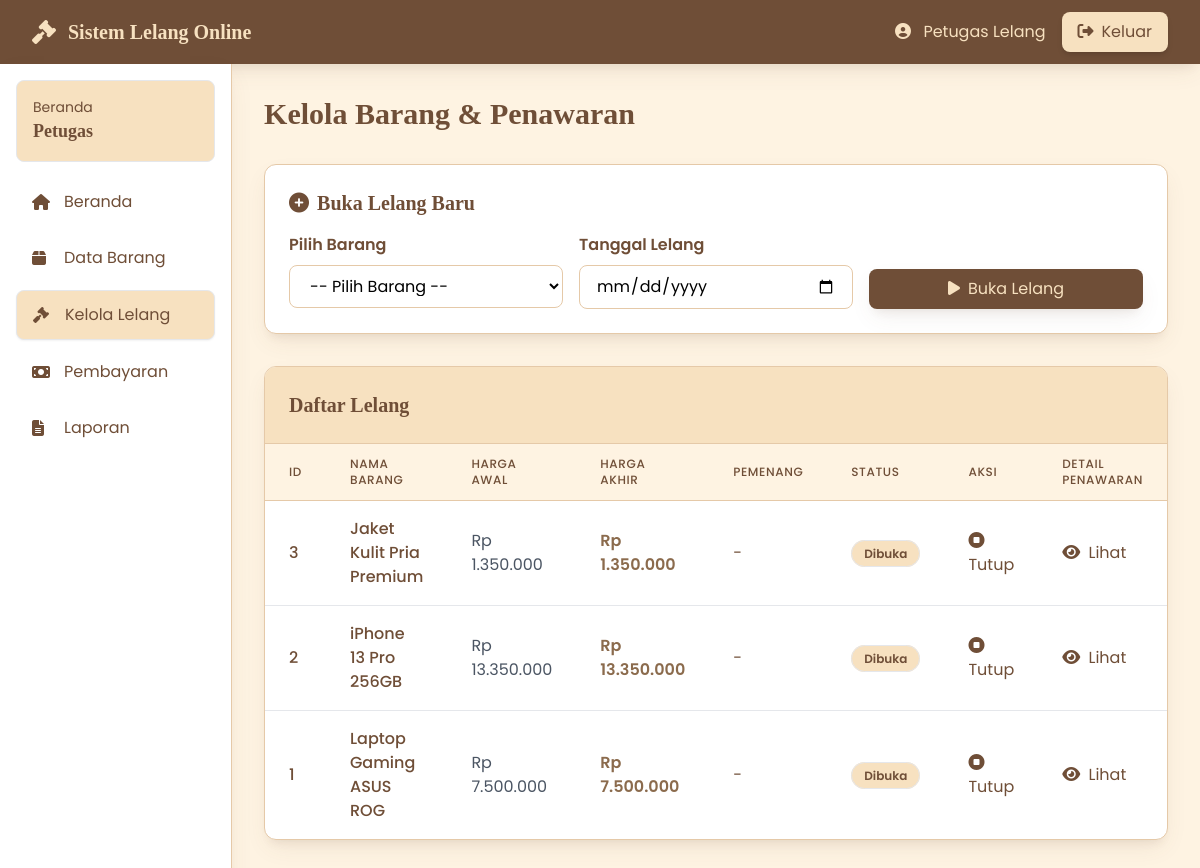
Screenshot of /petugas/kelola_lelang.php (signed in) with the database file from the repository.
### tables this page shows
CREATE TABLE tb_lelang (
    id_lelang INT(11) PRIMARY KEY AUTO_INCREMENT,
    id_barang INT(11) NOT NULL,
    tgl_lelang DATE NOT NULL,
    harga_akhir DECIMAL(15,2) DEFAULT 0,
    id_user INT(11),
    id_petugas INT(11),
    status ENUM('dibuka', 'ditutup') DEFAULT 'dibuka',
    created_at TIMESTAMP DEFAULT CURRENT_TIMESTAMP,
    FOREIGN KEY (id_barang) REFERENCES tb_barang(id_barang),
    FOREIGN KEY (id_user) REFERENCES tb_user(id_user),
    FOREIGN KEY (id_petugas) REFERENCES tb_user(id_user)
);

CREATE TABLE tb_barang (
    id_barang INT(11) PRIMARY KEY AUTO_INCREMENT,
    nama_barang VARCHAR(100) NOT NULL,
    tgl VARCHAR(20) NOT NULL,
    harga_awal DECIMAL(15,2) NOT NULL,
    deskripsi_barang TEXT,
    gambar VARCHAR(255),
    status_barang ENUM('pending', 'dibuka', 'ditutup') DEFAULT 'pending',
    created_at TIMESTAMP DEFAULT CURRENT_TIMESTAMP
);

### config/config.php (called while the page is built, shortened)
<?php
function formatRupiah($angka) {
    return 'Rp ' . number_format($angka, 0, ',', '.');
}
?>

### petugas/kelola_lelang.php (the view, shortened to what this page needs)
<?php
require_once('../config/config.php');
$lelang = mysqli_query($conn, "SELECT l.*, b.nama_barang, b.harga_awal, u.nama_lengkap as pemenang
                               FROM tb_lelang l
                               JOIN tb_barang b ON l.id_barang = b.id_barang
                               LEFT JOIN tb_user u ON l.id_user = u.id_user
                               ORDER BY l.id_lelang DESC");
?>
<!DOCTYPE html>
<html lang="id">
<head>
    <script src="https://cdn.tailwindcss.com"></script>
    <link rel="stylesheet" href="https://cdnjs.cloudflare.com/ajax/libs/font-awesome/6.4.0/css/all.min.css">
</head>
<body class="bg-biscuit-light">
    <nav class="bg-coffee shadow-warm">
        <div class="max-w-7xl mx-auto px-4 sm:px-6 lg:px-8">
            <div class="flex justify-between h-16">
                <div class="flex items-center">
                    <i class="fas fa-gavel text-biscuit text-2xl mr-3"></i>
                    <span class="text-biscuit text-xl font-bold font-serif">Sistem Lelang Online</span>
                </div>
                <div class="flex items-center space-x-4">
                    <span class="text-biscuit">
                        <i class="fas fa-user-circle mr-2"></i>
                        <?php echo htmlspecialchars($_SESSION['nama_lengkap']); ?>
                    </span>
                    <a href="../auth/logout.php" class="bg-biscuit hover:bg-biscuit-dark text-coffee px-4 py-2 rounded-lg transition duration-200 shadow-md">
                        <i class="fas fa-sign-out-alt mr-2"></i>Keluar
                    </a>
                </div>
            </div>
        </div>
    </nav>
    <div class="flex">
        <aside class="w-64 bg-white shadow-warm min-h-screen border-r border-biscuit">
            <div class="p-4">
                <div class="bg-biscuit rounded-lg p-4 mb-4 border border-biscuit-dark">
                    <p class="text-sm text-coffee">Beranda</p>
                    <p class="text-lg font-bold text-coffee font-serif">Petugas</p>
                </div>
                <nav class="space-y-2">
                    <a href="dashboard.php" class="flex items-center px-4 py-3 text-coffee hover:bg-biscuit rounded-lg transition duration-200">
                        <i class="fas fa-home w-5"></i><span class="ml-3">Beranda</span>
                    </a>
                    <a href="data_barang.php" class="flex items-center px-4 py-3 text-coffee hover:bg-biscuit rounded-lg transition duration-200">
                        <i class="fas fa-box w-5"></i><span class="ml-3">Data Barang</span>
                    </a>
                    <a href="kelola_lelang.php" class="flex items-center px-4 py-3 bg-biscuit text-coffee rounded-lg shadow-sm border border-biscuit-dark">
                        <i class="fas fa-gavel w-5"></i><span class="ml-3">Kelola Lelang</span>
                    </a>
                    <a href="pembayaran.php" class="flex items-center px-4 py-3 text-coffee hover:bg-biscuit rounded-lg transition duration-200">
                        <i class="fas fa-money-bill w-5"></i><span class="ml-3">Pembayaran</span>
                    </a>
                    <a href="laporan.php" class="flex items-center px-4 py-3 text-coffee hover:bg-biscuit rounded-lg transition duration-200">
                        <i class="fas fa-file-alt w-5"></i><span class="ml-3">Laporan</span>
                    </a>
                </nav>
            </div>
        </aside>
        <main class="flex-1 p-8">
            <h1 class="text-3xl font-bold text-coffee font-serif mb-8">Kelola Barang & Penawaran</h1>
            <div class="bg-white rounded-xl shadow-warm p-6 mb-8 border border-biscuit">
                <h2 class="text-xl font-bold text-coffee font-serif mb-4">
                    <i class="fas fa-plus-circle mr-2"></i>Buka Lelang Baru
                </h2>
                <form method="POST" class="grid grid-cols-1 md:grid-cols-3 gap-4">
                    <div>
                        <label class="block text-coffee font-semibold mb-2">Pilih Barang</label>
                        <select name="id_barang" required class="w-full px-4 py-2 border border-biscuit rounded-lg focus:ring-2 focus:ring-coffee focus:border-coffee bg-white">
                            <option value="">-- Pilih Barang --</option>
                        </select>
                    </div>
                    <div>
                        <label class="block text-coffee font-semibold mb-2">Tanggal Lelang</label>
                        <input type="date" name="tgl_lelang" required
                               class="w-full px-4 py-2 border border-biscuit rounded-lg focus:ring-2 focus:ring-coffee focus:border-coffee bg-white">
                    </div>
                    <div class="flex items-end">
                        <button type="submit" name="create_lelang"
                                class="w-full bg-coffee hover:bg-coffee-dark text-biscuit px-6 py-2 rounded-lg transition duration-200 shadow-warm">
                            <i class="fas fa-play mr-2"></i>Buka Lelang
                        </button>
                    </div>
                </form>
            </div>
            <div class="bg-white rounded-xl shadow-warm overflow-hidden border border-biscuit">
                <div class="p-6 border-b border-biscuit bg-biscuit">
                    <h2 class="text-xl font-bold text-coffee font-serif">Daftar Lelang</h2>
                </div>
                <div class="overflow-x-auto">
                    <table class="w-full">
                        <thead class="bg-biscuit-light">
                            <tr>
                                <th class="px-6 py-3 text-left text-xs font-medium text-coffee uppercase tracking-wider border-b border-biscuit">ID</th>
                                <th class="px-6 py-3 text-left text-xs font-medium text-coffee uppercase tracking-wider border-b border-biscuit">Nama Barang</th>
                                <th class="px-6 py-3 text-left text-xs font-medium text-coffee uppercase tracking-wider border-b border-biscuit">Harga Awal</th>
                                <th class="px-6 py-3 text-left text-xs font-medium text-coffee uppercase tracking-wider border-b border-biscuit">Harga Akhir</th>
                                <th class="px-6 py-3 text-left text-xs font-medium text-coffee uppercase tracking-wider border-b border-biscuit">Pemenang</th>
                                <th class="px-6 py-3 text-left text-xs font-medium text-coffee uppercase tracking-wider border-b border-biscuit">Status</th>
                                <th class="px-6 py-3 text-left text-xs font-medium text-coffee uppercase tracking-wider border-b border-biscuit">Aksi</th>
                                <th class="px-6 py-3 text-left text-xs font-medium text-coffee uppercase tracking-wider border-b border-biscuit">Detail Penawaran</th>
                            </tr>
                        </thead>
                        <tbody class="divide-y divide-biscuit">
                            <?php while($row = mysqli_fetch_assoc($lelang)): ?>
                            <tr class="hover:bg-biscuit-light transition duration-200">
                                <td class="px-6 py-4 font-medium text-coffee"><?php echo $row['id_lelang']; ?></td>
                                <td class="px-6 py-4 font-medium text-coffee"><?php echo htmlspecialchars($row['nama_barang']); ?></td>
                                <td class="px-6 py-4 text-gray-600"><?php echo formatRupiah($row['harga_awal']); ?></td>
                                <td class="px-6 py-4 text-coffee-light font-semibold"><?php echo formatRupiah($row['harga_akhir']); ?></td>
                                <td class="px-6 py-4 text-coffee"><?php echo htmlspecialchars($row['pemenang'] ?? '-'); ?></td>
                                <td class="px-6 py-4">
                                    <?php if($row['status'] == 'dibuka'): ?>
                                        <span class="px-3 py-1 bg-biscuit text-coffee rounded-full text-xs font-semibold border border-biscuit-dark">Dibuka</span>
                                    <?php else: ?>
                                        <span class="px-3 py-1 bg-gray-100 text-gray-600 rounded-full text-xs font-semibold border border-gray-200">Ditutup</span>
                                    <?php endif; ?>
                                </td>
                                <td class="px-6 py-4">
                                    <?php if($row['status'] == 'dibuka'): ?>
                                        <a href="?action=tutup&id=<?php echo $row['id_lelang']; ?>"
                                           onclick="return confirm('Yakin ingin menutup lelang?')"
                                           class="text-coffee hover:text-coffee-light transition duration-200">
                                            <i class="fas fa-stop-circle mr-1"></i> Tutup
                                        </a>
                                    <?php endif; ?>
                                </td>
                                <td class="px-6 py-4">
                                    <a href="detail_lelang_petugas.php?id=<?php echo $row['id_lelang']; ?>" class="text-coffee hover:text-coffee-light transition duration-200">
                                        <i class="fas fa-eye mr-1"></i> Lihat
                                    </a>
                                </td>
                            </tr>
                            <?php endwhile; ?>
                        </tbody>
                    </table>
                </div>
            </div>
        </main>
    </div>
</body>
</html>

### petugas/kelola_lelang.php (style rules this page uses)
* { font-family: 'Poppins', sans-serif; }
h1, h2, h3, h4, h5, h6, .font-serif { font-family: 'Playfair Display', serif; }
.bg-coffee { background-color: #6F4E37; }
.bg-biscuit { background-color: #F7E1C0; }
.bg-biscuit-light { background-color: #FEF3E2; }
.text-coffee { color: #6F4E37; }
.text-coffee-light { color: #8B6B4D; }
.text-biscuit { color: #F7E1C0; }
.border-biscuit { border-color: #E5C9A8; }
.shadow-warm { box-shadow: 0 10px 25px -5px rgba(111,78,55,0.1), 0 8px 10px -6px rgba(111,78,55,0.1); }

### rows the page displays
tb_lelang: id_lelang "3", id_barang.nama_barang "Jaket Kulit Pria Premium", id_barang.harga_awal "Rp 1.350.000", harga_akhir "Rp 1.350.000", pemenang "-", status "Dibuka"
tb_lelang: id_lelang "2", id_barang.nama_barang "iPhone 13 Pro 256GB", id_barang.harga_awal "Rp 13.350.000", harga_akhir "Rp 13.350.000", pemenang "-", status "Dibuka"
tb_lelang: id_lelang "1", id_barang.nama_barang "Laptop Gaming ASUS ROG", id_barang.harga_awal "Rp 7.500.000", harga_akhir "Rp 7.500.000", pemenang "-", status "Dibuka"

### other values shown
$_SESSION['nama_lengkap'] "Petugas Lelang"
